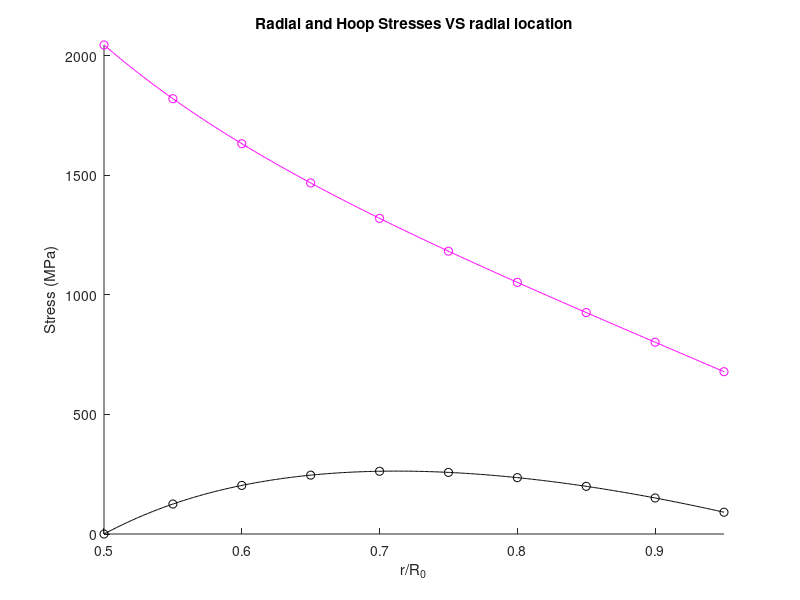

Recreate this plot in MATLAB.
clc
cla
clear
% Define Variables.........
rev = 431.39; % rev/s
N = 43; % Number of blades
r_blade = 22/1000; % m, blade length
R_0 = 0.2; % m, outer diameter of disc 
R_i = 0.1; % m, inner diamter of disc 
h = 5/1000; % m, blade thickness
width = 22/1000; %m, blade width
rho = 8193; % kg/m3, density of high strength nickel-chromium alloy
nu = 0.3; % Poisson ratio
%................

Omega = rev * 2*pi; %rad/s

m_blade = rho * h * r_blade * width; % kg, mass of individual blade
fprintf('Mass of one blade: %1.2f kg\n',m_blade);

F_rim = m_blade * Omega^2 * r_blade; % N, force exerted by each blade
fprintf('Force exerted by each blade on the disc: %1.0f kN\n', F_rim/1000);


i = 1:10;
r(i) = (0.2-0.1)/10 * (i-1) + 0.1;

% Radial stress in MPa......
sigma_r(i) = ((3+nu)/8 * rho * Omega^2 * (R_i^2 + R_0^2 - ...
    (R_i^2*R_0^2)./r.^2- r.^2) + ( N * F_rim * R_0)/(2*pi*h*(R_0^2-R_i^2)) ...
    *(1-(R_i./r).^2))/10^6;
%.........

% Hoop stress in MPa .......
sigma_theta(i) = ((3+nu)/8 * rho * Omega^2 * (R_i^2 + R_0^2 + ...
    (R_i^2*R_0^2)./r(i).^2 - r(i).^2) + N * F_rim * R_0/(2* pi * h * ...
    (R_0^2 - R_i^2)) * (1 + (R_i./r(1)).^2))/10^6;
%..........

r_ratio(i) = r(i)/R_0;

% Plotting tools........
r_ratio_fine = linspace(min(r_ratio),max(r_ratio),500);
hold on
plot(r_ratio,sigma_r,'ko')
plot(r_ratio_fine,spline(r_ratio,sigma_r,r_ratio_fine),'k')
plot(r_ratio,sigma_theta,'mo')
plot(r_ratio_fine,spline(r_ratio,sigma_theta,r_ratio_fine),'m')
xlabel('r/R_0'), ylabel('Stress (MPa)')
title('Radial and Hoop Stresses VS radial location')
xlim([min(r_ratio),max(r_ratio)])
ylim([0,max(sigma_theta)])
hold off

    
